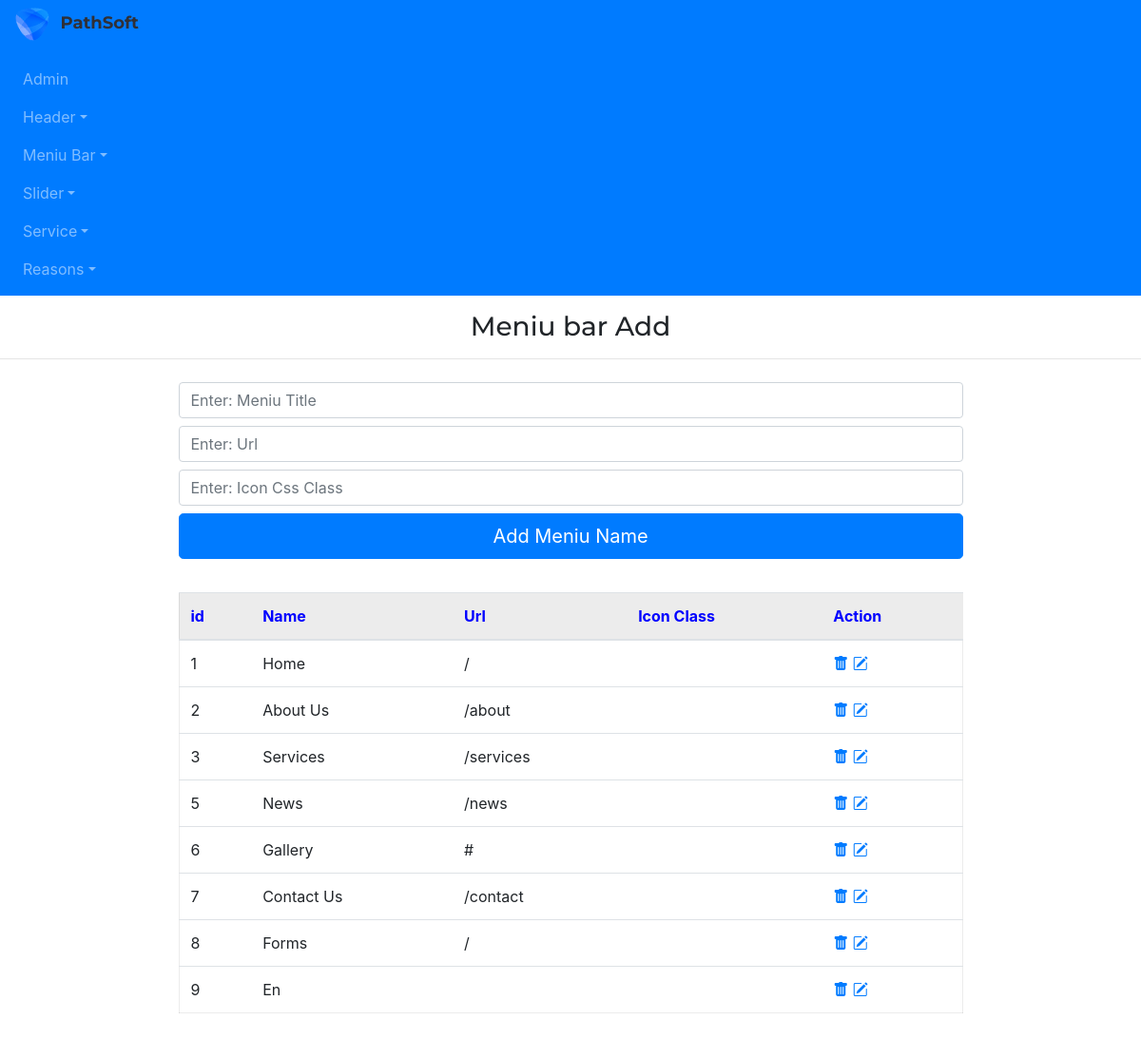
The page /admin/meniuNameAdd on the database as committed earlier.
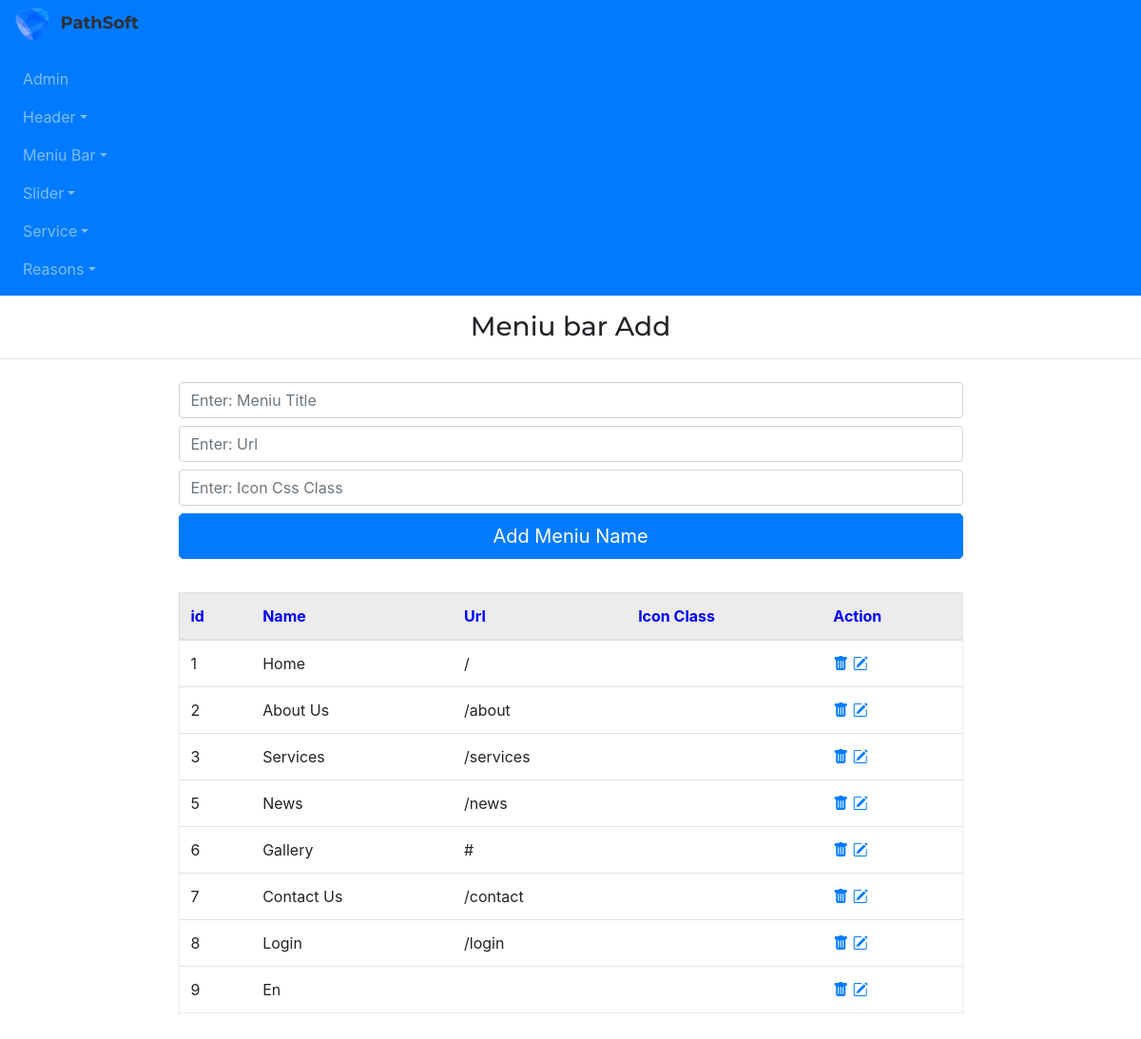
The same page on the database as committed later.
### app/models.py (models this page shows)
class MeniuName(db.Model):
    id=db.Column(db.Integer,primary_key=True)
    meniu_title=db.Column(db.String(255))
    meniu_url=db.Column(db.String(255))
    meniu_icon=db.Column(db.String(255))

### admin/routes.py (the view, shortened to what this page needs)
@app.route("/admin/meniuNameAdd", methods=['GET','POST'])
def meniuNameAdd():
    meniu_names=MeniuName.query.all()
    return render_template("admin/meniuNameAdd.html", meniu_names=meniu_names)

### app/templates/admin/meniuNameAdd.html
{% extends "admin/base.html" %}
{% block content %}
<h3 class="my-3" style="text-align: center;">Meniu bar Add</h3>
<hr>
<div class="container marg">
    <div class="row justify-content-center">
        <div class="col-9 ">
            <form action="/admin/meniuNameAdd" method='POST'>
                <input type="text" class="form-control my-2" name='meniu_title' placeholder="Enter: Meniu Title">
                <input type="text" class="form-control my-2" name='meniu_url' placeholder="Enter: Url">
                <input type="text" class="form-control my-2" name='meniu_icon' placeholder="Enter: Icon Css Class">
                <input type="submit" class="btn btn-primary btn-lg btn-block" value='Add Meniu Name'>
            </form>
        </div>
    </div>
</div>
<div class="container marg">
    <div class="row justify-content-center">
        <div class="col-9 ">
            <table class="table table-hover " style="margin:35px 0px; border:1px solid rgba(0,0,0,.075);">
                <thead>
                    <tr style="background-color: rgba(0,0,0,.075); color:blue">
                        <th scope="col">id</th>
                        <th scope="col">Name</th>
                        <th scope="col">Url</th>
                        <th scope="col">Icon Class</th>
                        <th scope="col">Action</th>
                    </tr>
                </thead>
                <tbody>
                    {% for meniu_name in meniu_names %}
                    <tr>
                        <td scope="row">{{meniu_name.id}}</td>
                        <td>{{meniu_name.meniu_title}}</td>
                        <td>{{meniu_name.meniu_url}}</td>
                        <td>{{meniu_name.meniu_icon}}</td>
                        <td>
                            <a href="/admin/meniuNameDelete/{{meniu_name.id}}"><i class="bi bi-trash-fill"></i></a>
                            <a href="/admin/meniuNameUpdate/{{meniu_name.id}}"><i class="bi bi-pencil-square"></i></a>
                        </td>
                    </tr>
                    {% endfor %}
                </tbody>
            </table>
        </div>
    </div>
</div>
{% endblock %}

Rows that differ between the two databases and show on the page:
changed MeniuName id 8: meniu_title "Forms" → "Login"; meniu_url "/" → "/login"
